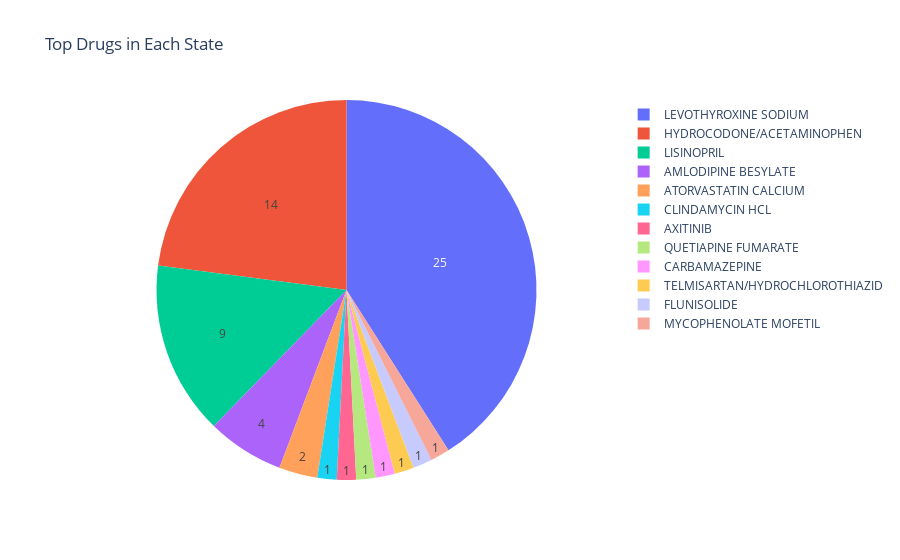

The code cell stored with this chart in its notebook:
### Code cell
a = newDF['drug_name'].value_counts()
labels = a.index
values = a.values
# colors = ['lightblue','gray','#eee','#999', '#9f9f']
trace = go.Pie(labels=labels, values=values, hoverinfo='label+percent', 
               textinfo='value', name='Top Drugs Used')
layout = dict(title = 'Top Drugs in Each State',
              xaxis= dict(title= 'Drug Name', ticklen= 5,zeroline= False),
              width=800
             )
fig = dict(data = [trace], layout = layout)
iplot(fig)

### Figure 1 — Plotly figure (JSON) as saved in the notebook; plotly's stock layout.template omitted (floating-point values rounded to 4 significant figures)
{"data": [{"hoverinfo": "label+percent", "labels": ["LEVOTHYROXINE SODIUM", "HYDROCODONE/ACETAMINOPHEN", "LISINOPRIL", "AMLODIPINE BESYLATE", "ATORVASTATIN CALCIUM", "CLINDAMYCIN HCL", "AXITINIB", "QUETIAPINE FUMARATE", "CARBAMAZEPINE", "TELMISARTAN/HYDROCHLOROTHIAZID", "FLUNISOLIDE", "MYCOPHENOLATE MOFETIL"], "name": "Top Drugs Used", "textinfo": "value", "values": [25, 14, 9, 4, 2, 1, 1, 1, 1, 1, 1, 1], "type": "pie"}], "layout": {"title": {"text": "Top Drugs in Each State"}, "xaxis": {"ticklen": 5, "title": {"text": "Drug Name"}, "zeroline": false}, "autosize": true}}
